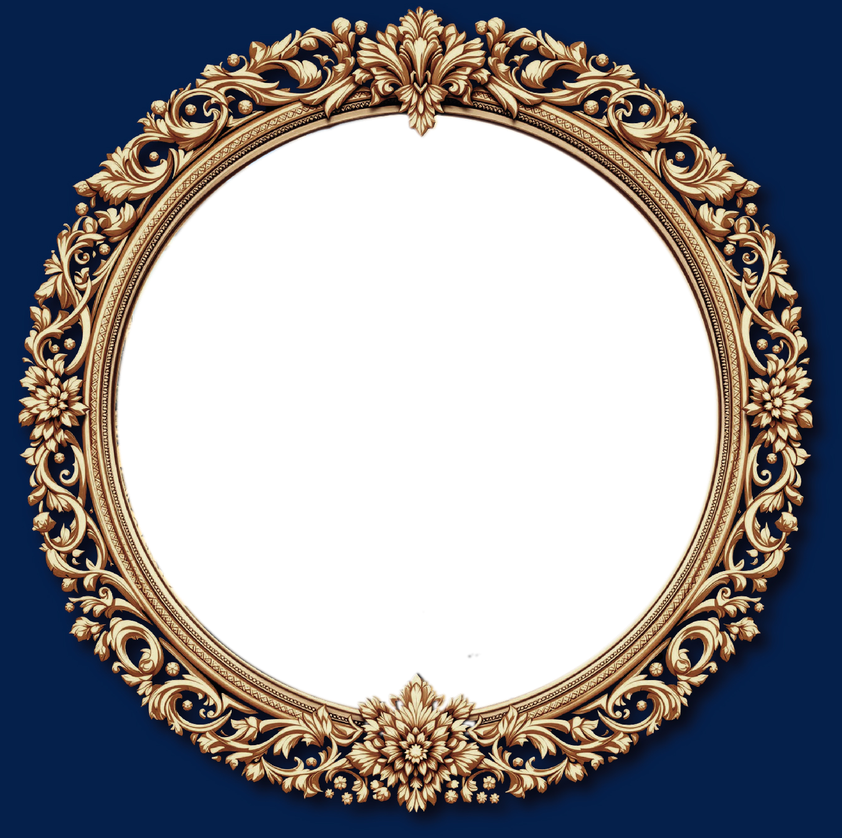
#> input picture config/frame_overlay_template.png, 842 x 838 px, shrunk from 1360 x 1353 before the run
$ python -i focus_crop.py   (imports and definitions only)
#> lines starting #> are read from the running program, lines starting #| are printed output that depends on the picture; after the words box and inside, x2 and y2 are one past the last pixel; in counts of white or black regions, pixels touching at a corner belong together
"""Focus-aware crop helpers for medallion-safe AI art placement."""

from __future__ import annotations

import numpy as np
from PIL import Image, ImageOps


def _normalize_map(values: np.ndarray) -> np.ndarray:
    arr = np.asarray(values, dtype=np.float32)
    if arr.size <= 0:
        return arr
    finite = arr[np.isfinite(arr)]
    if finite.size <= 0:
        return np.zeros_like(arr, dtype=np.float32)
    scale = float(np.percentile(finite, 95))
    if scale <= 1e-6:
        scale = float(finite.max()) if finite.size else 0.0
    if scale <= 1e-6:
        return np.zeros_like(arr, dtype=np.float32)
    return np.clip(arr / scale, 0.0, 1.0)


def _border_background(rgb: np.ndarray) -> np.ndarray:
    h, w = rgb.shape[:2]
    band_y = max(1, int(round(h * 0.08)))
    band_x = max(1, int(round(w * 0.08)))
    strips = [
        rgb[:band_y, :, :].reshape(-1, 3),
        rgb[max(0, h - band_y):, :, :].reshape(-1, 3),
        rgb[:, :band_x, :].reshape(-1, 3),
        rgb[:, max(0, w - band_x):, :].reshape(-1, 3),
    ]
    pixels = np.concatenate(strips, axis=0)
    return np.median(pixels, axis=0)


def _focus_weights(image: Image.Image) -> np.ndarray:
    rgba = np.array(image.convert("RGBA"), dtype=np.float32)
    h, w = rgba.shape[:2]
    if h <= 1 or w <= 1:
        return np.zeros((max(1, h), max(1, w)), dtype=np.float32)

    alpha = rgba[..., 3]
    active_alpha = alpha > 24.0
    alpha_coverage = float(active_alpha.mean()) if active_alpha.size else 1.0
    if 0.01 < alpha_coverage < 0.98:
        weights = np.where(active_alpha, alpha / 255.0, 0.0).astype(np.float32)
        if float(weights.sum()) > 1e-3:
            return weights

    rgb = rgba[..., :3]
    background = _border_background(rgb)
    color_distance = np.sqrt(np.sum((rgb - background) ** 2, axis=2))

    gray = (0.299 * rgb[..., 0]) + (0.587 * rgb[..., 1]) + (0.114 * rgb[..., 2])
    edge_x = np.pad(np.abs(np.diff(gray, axis=1)), ((0, 0), (0, 1)), mode="constant")
    edge_y = np.pad(np.abs(np.diff(gray, axis=0)), ((0, 1), (0, 0)), mode="constant")
    edge_strength = edge_x + edge_y
    saturation = rgb.max(axis=2) - rgb.min(axis=2)

    score = (
        (0.58 * _normalize_map(color_distance))
        + (0.27 * _normalize_map(edge_strength))
        + (0.15 * _normalize_map(saturation))
    )

    margin_y = max(1, int(round(h * 0.04)))
    margin_x = max(1, int(round(w * 0.04)))
    score[:margin_y, :] *= 0.35
    score[max(0, h - margin_y):, :] *= 0.35
    score[:, :margin_x] *= 0.35
    score[:, max(0, w - margin_x):] *= 0.35

    if float(score.max()) <= 1e-6:
        return np.zeros((h, w), dtype=np.float32)

    finite = score[np.isfinite(score)]
    threshold = max(
        float(np.percentile(finite, 90)),
        float(finite.mean() + (finite.std() * 0.75)),
        float(score.max() * 0.40),
    )
    mask = score >= threshold
    if float(mask.mean()) < 0.002:
        threshold = max(float(np.percentile(finite, 82)), float(score.max() * 0.30))
        mask = score >= threshold

    weights = np.where(mask, score, 0.0).astype(np.float32)
    if float(weights.sum()) > 1e-3:
        return weights
    return score.astype(np.float32)


def focus_centering(image: Image.Image) -> tuple[float, float]:
    weights = _focus_weights(image)
    h, w = weights.shape[:2]
    if h <= 1 or w <= 1:
        return 0.5, 0.5

    total = float(weights.sum())
    if total <= 1e-6:
        return 0.5, 0.5

    yy, xx = np.indices((h, w), dtype=np.float32)
    center_x = float((xx * weights).sum() / total) / float(max(1, w - 1))
    center_y = float((yy * weights).sum() / total) / float(max(1, h - 1))

    damped_x = 0.5 + ((center_x - 0.5) * 0.72)
    damped_y = 0.5 + ((center_y - 0.5) * 0.72)
    return (
        float(np.clip(damped_x, 0.18, 0.82)),
        float(np.clip(damped_y, 0.18, 0.82)),
    )


def smart_square_crop(image: Image.Image) -> Image.Image:
    src = image.convert("RGBA")
    width, height = src.size
    if width <= 1 or height <= 1:
        return src

    side = min(width, height)
    focus_x, focus_y = focus_centering(src)
    center_x = focus_x * float(width - 1)
    center_y = focus_y * float(height - 1)

    left = int(round(center_x - (side / 2.0)))
    top = int(round(center_y - (side / 2.0)))
    left = max(0, min(left, width - side))
    top = max(0, min(top, height - side))
    return src.crop((left, top, left + side, top + side))


def smart_fit(image: Image.Image, size: tuple[int, int]) -> Image.Image:
    src = image.convert("RGB")
    centering = focus_centering(src)
    return ImageOps.fit(src, size, method=Image.LANCZOS, centering=centering)

>>> from PIL import Image
>>> picture = Image.open('../config/frame_overlay_template.png')
#> picture is the input picture: PIL image 842x838 RGBA; mean R, G, B, A 46.1, 45.2, 49.2, 153.5
>>> result = smart_square_crop(picture)
#> in _focus_weights, `alpha = rgba[..., 3]`:
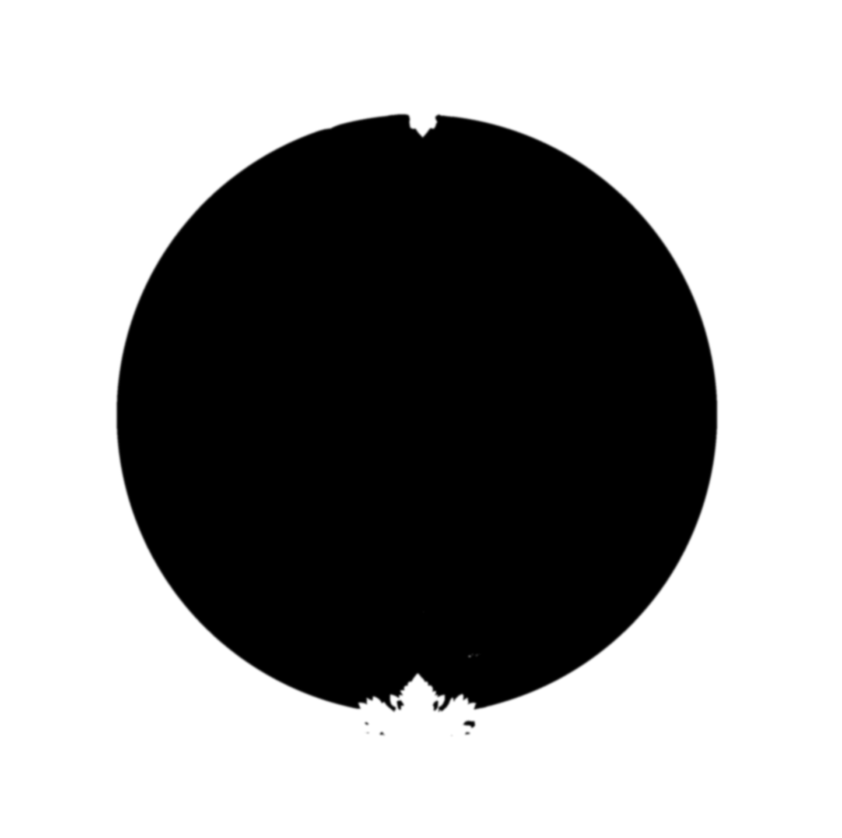
#> alpha: shape (838, 842) float32; min 0, max 255, mean 153.5
#> in _focus_weights, `active_alpha = alpha > 24.0`:
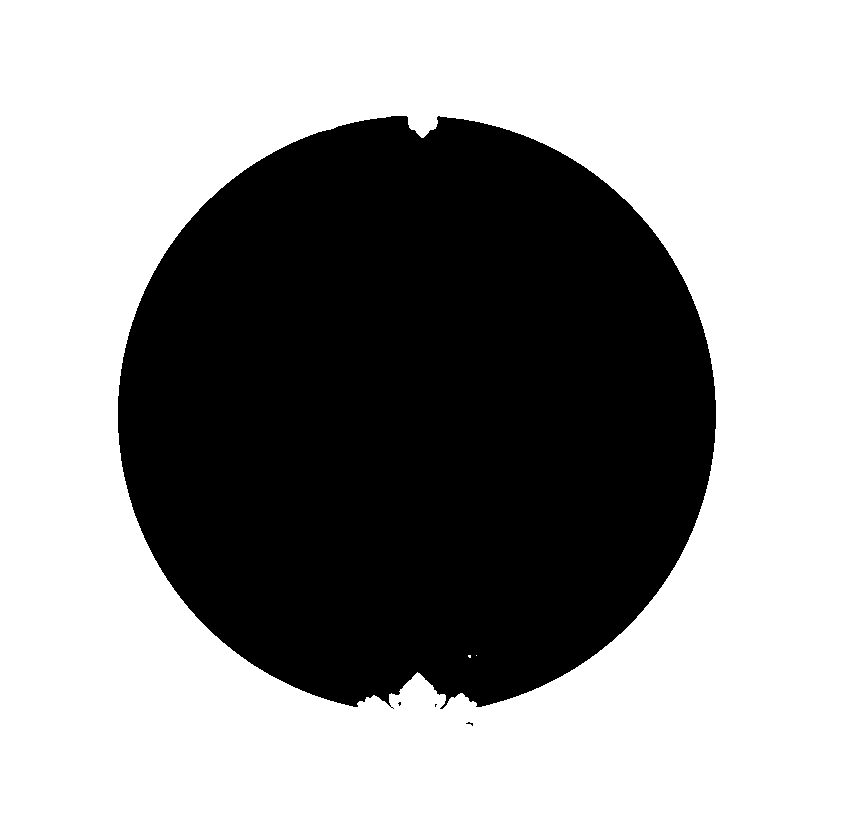
#> active_alpha: shape (838, 842) bool; 60.6% white; 4 black regions (3 under 20 px), largest, box (x1, y1, x2, y2) and area: (118, 116, 716, 709) 277957
#> in _focus_weights, `alpha_coverage = float(active_alpha.mean()) if active_alpha.size else ..`: alpha_coverage = 0.606
#> in focus_centering, `total = float(weights.sum())`: total = 424641.6
#> in focus_centering, `center_x = float((xx * weights).sum() / total) / float(max(1, w - 1))`: center_x = 0.503
#> in focus_centering, `center_y = float((yy * weights).sum() / total) / float(max(1, h - 1))`: center_y = 0.505
#> in focus_centering, `damped_x = 0.5 + ((center_x - 0.5) * 0.72)`: damped_x = 0.502
#> in focus_centering, `damped_y = 0.5 + ((center_y - 0.5) * 0.72)`: damped_y = 0.503
#> in smart_square_crop, `focus_x, focus_y = focus_centering(src)`: focus_x = 0.502; focus_y = 0.503
#> in smart_square_crop, `center_x = focus_x * float(width - 1)`: center_x = 422.4
#> in smart_square_crop, `center_y = focus_y * float(height - 1)`: center_y = 421.3
#> in smart_square_crop, `left = int(round(center_x - (side / 2.0)))`: left = 3
#> in smart_square_crop, `top = int(round(center_y - (side / 2.0)))`: top = 2
#> in smart_square_crop, `top = max(0, min(top, height - side))`: top = 0
#> in smart_square_crop, `return src.crop((left, top, left + side, top + side))`:
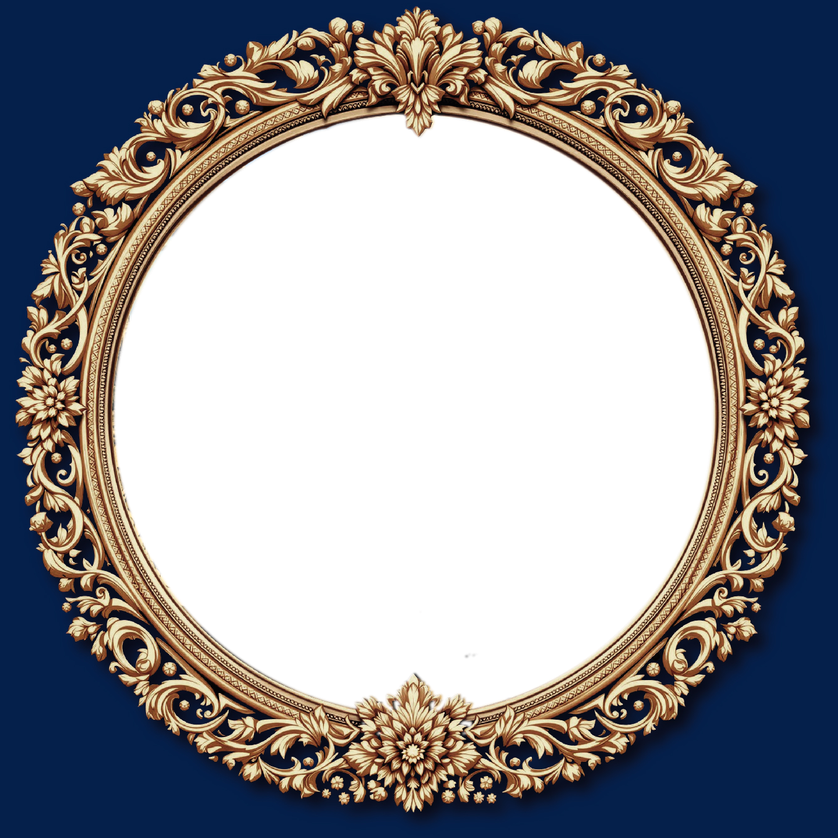
#> returned value: PIL image 838x838 RGBA; mean R, G, B, A 46.3, 45.2, 49, 153; transparent parts drawn white
